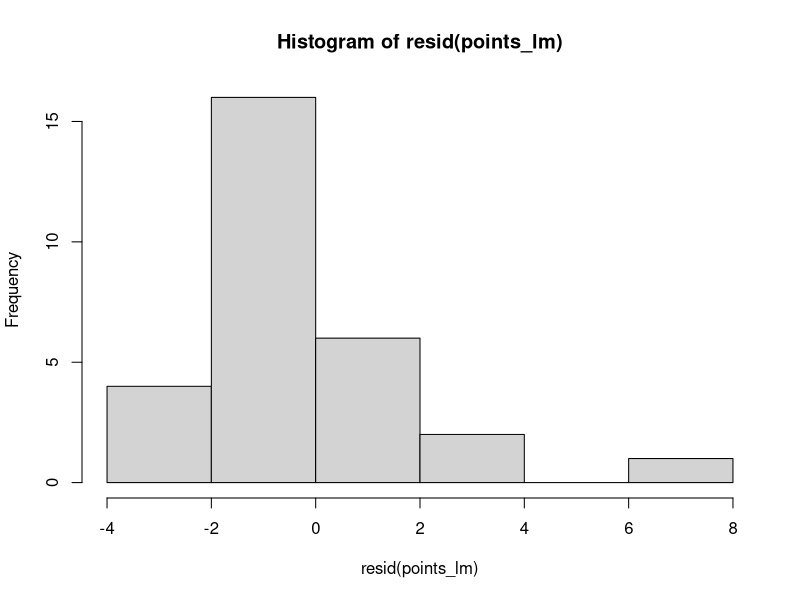
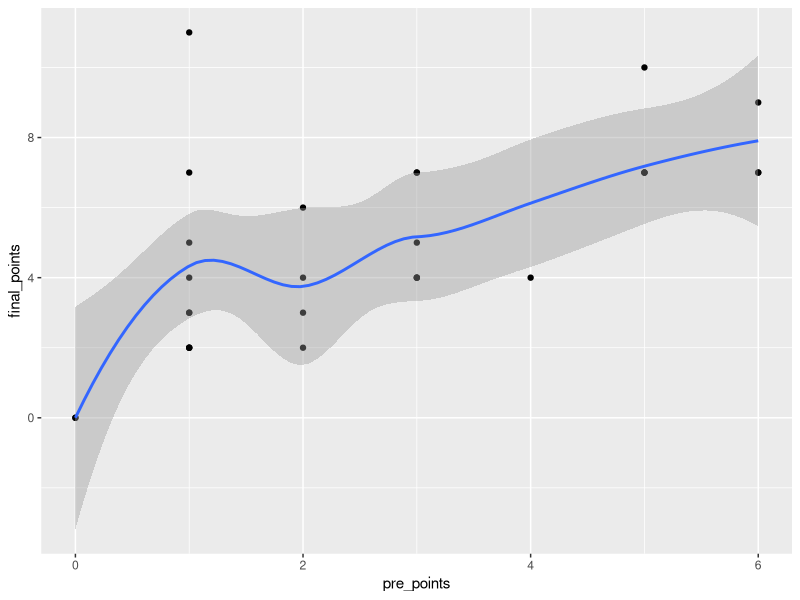

Source code (R) for these figures, in order:
require(here)
require(data.table)
require(ggplot2)
require(dplyr)

points <- fread(here("data", "kqf_points.csv"))
points <- na.omit(points)

points_lm <- lm(points$final_points ~ points$pre_points)
aov(points_lm)
cor(points$pre_points, points$final_points)
hist(resid(points_lm))


##paired bar prelim vs final by year
##noted differnce between rot% measurements 

points %>%
  ggplot(aes(pre_points, final_points)) +
  geom_point() +
  geom_smooth()

